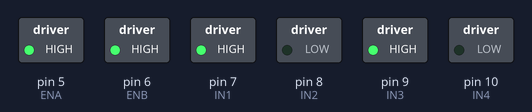
A sketch run on a simulated Arduino Uno, built with avr-gcc and run on an emulated ATmega328P. On the bench: switched loads named in the sketch (green lamp = pin HIGH).

Above: at 1.0 s.
At 6.0 s:
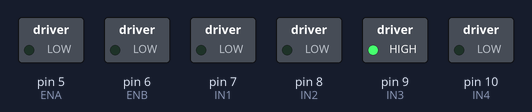
Timing chart, 0 to 8.1 s (numbered marks = the images above):
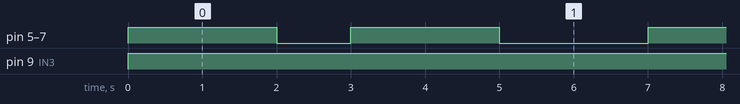

The sketch:

motor_h-bridge_test.ino
```cpp
//this is me guessing that everything on the motor driver is good, and the motors are set up and ready for testing...
/*****************************
okay this code has a simple purpose:
verify...
      The arduino Uno is working and the H-bridge is wird correctly
      The motors can spin forward and backward
      pwr and gnd are correct igz...?
====================================
this is simply test code
we dont care about
-serial
-raspy pi
-esp 32
====================================
hopefully it works like this
  motor spins foward for like 2 seconds
  motors stop for a second
  motor spins backward for 2 more seconds
  motors stop for 2 seconds
  goes forever....
===================================
pins
  all motors need
    2 directions pins (IN1 / IN2)
    1 PWR pin( this can be either ENA or ENB) this is for speed

=================================
keep this in mind
  PWM pins have to be with a "~" on the uno (look carfully youll see it)
  ENA/ENB jumpers on the H-bridge NEED to be removed.
  (for the code ill try to  be in depth)
********************************/
// left motor (a)
const int ENA = 5;// PWM pin controls speed
const int IN1 = 7;// Direction pin 1
const int IN2 = 8;// Direction pin 2

// right motor (b)
const int ENB = 6; // PWM pin controls speed
const int IN3 = 9; // Direction pin 1
const int IN4 = 10;// Direction pin 2

 /**************************************
 Setup() runs once when the arduino powers on or resets
  This here is where we
    -tell the arduino which pins are outputs
    -put the robot in a safe stopped state
 **************************************/

void setup() {
  // lets tell the arduino that these pins send signals OUT
  pinMode(ENA, OUTPUT);
  pinMode(IN1, OUTPUT);
  pinMode(IN2, OUTPUT);

  pinMode(ENB, OUTPUT);
  pinMode(IN3, OUTPUT);
  pinMode(IN4, OUTPUT);

  //gotta do this.
  // this ensures that there is no background noise to the pins and we dont have them (the pins) acting werid...
  stopMotors();
}


/**************************************
Loop() runs FOREVER after setup() finishes
this is where we can test our motors
**************************************/
void loop() {
  //gonna drive forward
  //TECHNICAL: speed range is 0-255 (PWM duty cycle)
  driveForward(150);
  delay(2000); //lets keep it moving for 2 seconds

  //stop.
  stopMotors();
  delay(1000); //1 second pause

  //drive backwards
  driveBackwards(150);
  delay(2000);// i trust you alr know

  //stop again.
  stopMotors();
  delay(2000);
}

/**************************************
These are our motor control functions
  ...essentially they turn whatever we want into pin signals...
  this is the logic we'll be following
  - IN1 HIGH + IN2 LOW => motor will spin a direction
  - IN1 LOW + IN2 HIGH => motor spins opposite direction
  - Both LOW           => motos coast (free spins!)

Note: PWM controls SPEED, not DIRECTION...
**************************************/
// going forward!
void driveForward(int speed){
  //wanna make sure speed stays in a valid PWM range
  speed = constrain(speed, 0 , 255);

  // Motor a
  digitalWrite(IN1,HIGH); // direction
  digitalWrite(IN2,LOW);
  digitalWrite(ENA,speed); // speed

  // Motor b
  digitalWrite(IN3,HIGH); // direction
  digitalWrite(IN4,LOW);
  digitalWrite(ENB,speed); // speed
}

// going backward!
void driveBackwards(int speed){
  speed = constrain(speed, 0 , 255);

    // Motor a
  digitalWrite(IN1,HIGH); // direction
  digitalWrite(IN2,LOW);
  digitalWrite(ENA,speed); // speed

  // Motor b
  digitalWrite(IN3,HIGH); // direction
  digitalWrite(IN4,LOW);
  digitalWrite(ENB,speed); // speed

}

//stop...

void stopMotors(){
  // setting speed to 0
  analogWrite(ENA, 0);
  analogWrite(ENB, 0);

  //set direction pins LOW for coasting
  digitalWrite(IN1,LOW);
  digitalWrite(IN2,LOW);
  digitalWrite(IN2,LOW);
  digitalWrite(IN4,LOW);

}

//congrats you know how to move the motors via arduino uno,
//im kinda sure that we should use the same logic for the h-bridge but yeah, should be good

//tl;dr
// direction =>controlled by IN pins
// speed     => PWM (ENA/ENB)
// analogWrite() turns the pin off and on rlly fast (changes duty cycle)
// digitalWrite() only off or on (no speed control)
```

Measured:
- by itself, pin 5 (ENA), pin 6 (ENB), pin 7 (IN1): repeats every 7.0 s: LOW 1.0 s, HIGH 2.0 s, LOW 2.0 s, HIGH 2.0 s
- by itself, pin 9 (IN3): LOW → HIGH at 0.00 s
- by itself, everything shown: repeats every 7.0 s, in 4 steps
